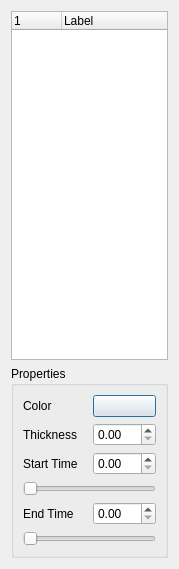
<?xml version="1.0" encoding="UTF-8"?>
<ui version="4.0">
 <class>TrajectoriesDialog</class>
 <widget class="QDialog" name="TrajectoriesDialog">
  <property name="geometry">
   <rect>
    <x>0</x>
    <y>0</y>
    <width>179</width>
    <height>569</height>
   </rect>
  </property>
  <property name="windowTitle">
   <string>Trajectories</string>
  </property>
  <layout class="QVBoxLayout" name="verticalLayout">
   <item>
    <widget class="QTreeWidget" name="tree">
     <property name="selectionMode">
      <enum>QAbstractItemView::ContiguousSelection</enum>
     </property>
     <property name="selectionBehavior">
      <enum>QAbstractItemView::SelectRows</enum>
     </property>
     <property name="columnCount">
      <number>2</number>
     </property>
     <attribute name="headerDefaultSectionSize">
      <number>50</number>
     </attribute>
     <column>
      <property name="text">
       <string/>
      </property>
      <property name="icon">
       <iconset resource="../../../core/ui/Icons.qrc">
        <normaloff>:/resources/icons/trajectory.png</normaloff>:/resources/icons/trajectory.png</iconset>
      </property>
     </column>
     <column>
      <property name="text">
       <string>Label</string>
      </property>
     </column>
    </widget>
   </item>
   <item>
    <widget class="QGroupBox" name="propertiesBox">
     <property name="title">
      <string>Properties</string>
     </property>
     <layout class="QGridLayout" name="gridLayout">
      <item row="0" column="0">
       <widget class="QLabel" name="colorLabel">
        <property name="text">
         <string>Color</string>
        </property>
       </widget>
      </item>
      <item row="0" column="1">
       <widget class="QPushButton" name="colorButton">
        <property name="text">
         <string/>
        </property>
       </widget>
      </item>
      <item row="1" column="0">
       <widget class="QLabel" name="thicknessLabel">
        <property name="text">
         <string>Thickness</string>
        </property>
       </widget>
      </item>
      <item row="1" column="1">
       <widget class="QDoubleSpinBox" name="thicknessSpin">
        <property name="singleStep">
         <double>0.200000000000000</double>
        </property>
       </widget>
      </item>
      <item row="2" column="0">
       <widget class="QLabel" name="startTimeLabel">
        <property name="text">
         <string>Start Time</string>
        </property>
       </widget>
      </item>
      <item row="2" column="1">
       <widget class="QDoubleSpinBox" name="startTimeSpin">
        <property name="singleStep">
         <double>0.100000000000000</double>
        </property>
       </widget>
      </item>
      <item row="4" column="0">
       <widget class="QLabel" name="endTimeLabel">
        <property name="text">
         <string>End Time</string>
        </property>
       </widget>
      </item>
      <item row="4" column="1">
       <widget class="QDoubleSpinBox" name="endTimeSpin">
        <property name="singleStep">
         <double>0.100000000000000</double>
        </property>
       </widget>
      </item>
      <item row="5" column="0" colspan="2">
       <widget class="QSlider" name="endSlider">
        <property name="orientation">
         <enum>Qt::Horizontal</enum>
        </property>
       </widget>
      </item>
      <item row="3" column="0" colspan="2">
       <widget class="QSlider" name="startSlider">
        <property name="orientation">
         <enum>Qt::Horizontal</enum>
        </property>
       </widget>
      </item>
     </layout>
    </widget>
   </item>
  </layout>
 </widget>
 <resources>
  <include location="../../../core/ui/Icons.qrc"/>
 </resources>
 <connections/>
</ui>
